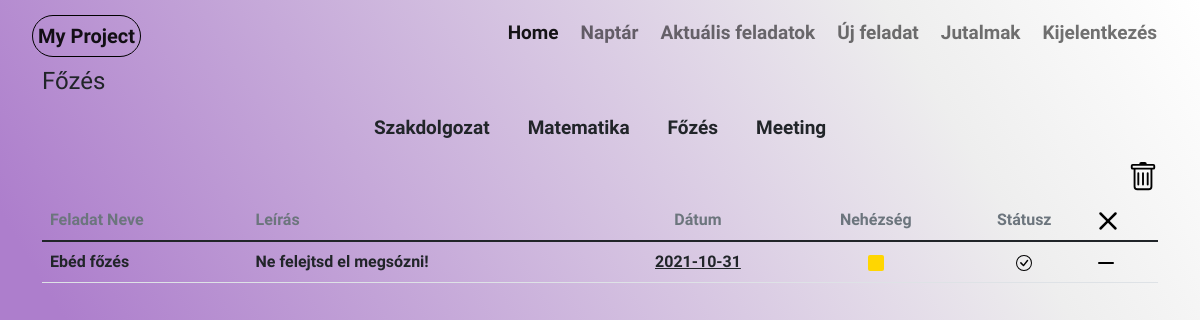
The page /currenttasks (signed in) on the database as committed earlier.
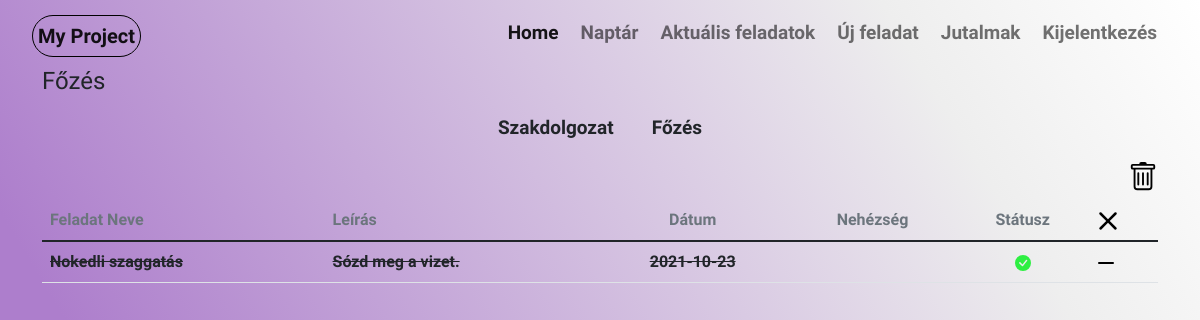
The same page on the database as committed later.
### website/models.py (models this page shows, shortened)
class Projects(db.Model):
    project_id = db.Column(db.Integer, primary_key=True)
    project_name = db.Column(db.String(20))
    active = db.Column(db.Boolean)
    user_id = db.Column(db.Integer, db.ForeignKey('user.id'))
    tasks = db.relationship('Tasks')
    def __repr__(self):
        return '<Project {}>'.format(self.project_name)

class Tasks(db.Model):
    task_id = db.Column(db.Integer,primary_key=True)
    project_id = db.Column(db.Integer, db.ForeignKey('projects.project_id'))
    task_name = db.Column(db.String(60))
    status = db.Column(db.Boolean, default=False)
    task_time = db.Column(db.String(60))
    stoper = db.Column(db.Boolean, default=False)
    mert_ido = db.Column(db.String(60))
    difficulty = db.Column(db.String(60))
    description = db.Column(db.String(250))
    user_id = db.Column(db.Integer, db.ForeignKey('user.id'))

### website/views.py (the view)
@views.route('/currenttasks')
@login_required
def currenttasks():
    write_date_text()
    active = None
    projects = Projects.query.all()
    tasks = Tasks.query.all()
    if len(projects) == 1:
        projects[0].active = True
        active = projects[0].project_id
        db.session.commit()
    if projects:
        for project in projects:
            print(project)
            print(project.project_id)
            print(project.active)
            if project.active:
                active = project.project_id
            print(bool(active))
        if not active:
            projects[0].active = True
            active = projects[0].project_id
    else:
        projects = None
    datumok = []
    for task in tasks:
        if task.status:
            d = task.task_time.split('-')
            li = [d[0],d[1],d[2]]
            try:
                index = datumok.index(li)
            except:
                datumok.append(li)
    print(datumok)
    if projects:
        return render_template('currenttasks.html', tasks=tasks,datumok = datumok, projects=projects, active=active, user=current_user)
    else:
        return render_template('currenttasks.html', tasks=tasks, active=active, user=current_user)

### website/__init__.py (called while the page is built)
def create_app():
    app = Flask(__name__)
    app.secret_key = secrets.token_urlsafe(16)
    app.config['SQLALCHEMY_DATABASE_URI'] = f'sqlite:///{DB_NAME}'
    db.init_app(app)
    from .views import views
    from .auth import auth
    app.register_blueprint(views)
    app.register_blueprint(auth)
    from .models import User
    login_manager = LoginManager()
    login_manager.login_view = 'auth.login'
    login_manager.init_app(app)
    @login_manager.user_loader
    def load_user(id):
        return User.query.get(int(id))
    create_database(app)
    return app

### website/views.py (called while the page is built)
def write_date_text():
    with open('date.txt', mode='w') as f:
        year = datetime.date.today().year
        month = datetime.date.today().month
        day = datetime.date.today().day
        f.write(str(year) + "/" + str(month) + "/" + str(day))
        f.close()

### website/templates/currenttasks.html (shortened to what this page needs)
{% extends "base.html"%}{% block title %}Aktuális feladatok{% endblock %}
{%block content%}
{%for tab in user.projects%}
    {%if tab.project_id == active%}
        <h4>{{tab.project_name}}</h4>
    {%endif%}
{%endfor%}
 {%if tasks%}
    {%if projects%}
        <ul class="nav justify-content-center">
            {%for tab in user.projects%}
                {%if tab.project_id == active%}
                    <li class="nav-item">
                {%else%}
                    <li class="nav-item" >
                {%endif%}
                <a class="nav-link link-dark"   href="/project/{{ tab.project_name }}">{{tab.project_name}}</a>
                </li>
                {%endfor%}
            </ul>
    {%endif%}
{%endif%}
        <nav class="navbar justify-content-end">
            <div class="nav-item">
            <a href="/clear/{{ active }}">
            </a>
        </div>
         </nav>
<table class="table  table-hover">
    <thread >
        <td class="fs-6 text-secondary fw-bold">Feladat Neve</td>
        <td class="fs-6 text-secondary fw-bold">Leírás</td>
        <td class="fs-6 text-secondary fw-bold" style="text-align: center;">Dátum</td>
        <td class="fs-6 text-secondary fw-bold" style="text-align: center;">Nehézség</td>
        <td class="fs-6 text-secondary fw-bold" style="text-align: center;">Státusz</td>
            <td>
                <a href="/remove/{{ active }}">
                </a>
            </td>
    </thread>
    <tbody>
        {%for task in user.tasks%}
            {%if task.project_id == active%}
                {%if task.status == True%}
                    <tr>
                        <td class="fs-6 fw-bold" > {{task.task_name}}</td>
                        <td class="fs-6 fw-bold"> {{task.description}}</td>
                        {% for dat in datumok%}
                        {% if task.task_time == dat|join("-")%}
                        <td class="fs-6 fw-bold" style="text-align: center;"><a class="link-dark" href="{{dat.0}}/{{dat.1}}/{{dat.2}}">{{task.task_time}}</a></td>
                        {%endif%}
                        {%endfor%}
                        <td style="text-align: center;">
                            {%if task.difficulty == "Könnyű"%}
                            <svg xmlns="http://www.w3.org/2000/svg" width="16" height="16" fill="#01ff01" class="bi bi-square-fill" viewBox="0 0 16 16">
                                <path d="M0 2a2 2 0 0 1 2-2h12a2 2 0 0 1 2 2v12a2 2 0 0 1-2 2H2a2 2 0 0 1-2-2V2z"/>
                            </svg>
                            {%elif task.difficulty == "Közepes"%}
                            <svg xmlns="http://www.w3.org/2000/svg" width="16" height="16" fill="#ffd601" class="bi bi-square-fill" viewBox="0 0 16 16">
                                <path d="M0 2a2 2 0 0 1 2-2h12a2 2 0 0 1 2 2v12a2 2 0 0 1-2 2H2a2 2 0 0 1-2-2V2z"/>
                            </svg>
                            {%else%}
                            <svg xmlns="http://www.w3.org/2000/svg" width="16" height="16" fill="#9b0101" class="bi bi-square-fill" viewBox="0 0 16 16">
                                <path d="M0 2a2 2 0 0 1 2-2h12a2 2 0 0 1 2 2v12a2 2 0 0 1-2 2H2a2 2 0 0 1-2-2V2z"/>
                            </svg>
                            {%endif%}
                        </td>
                {%else%}
                    <tr>
                        <td class="fs-6 fw-bold"><del>{{task.task_name}}</del></td>
                        <td class="fs-6 fw-bold"><del> {{task.description}} </del> </td>
                        <td class="fs-6 fw-bold" style="text-align: center;"><del> {{task.task_time}} </del></td>
                        <td style="text-align: center;"></td>
                {%endif%}
                    <td style="text-align: center;">
                        <a href="/close/{{ task.task_id }}">
                        </a>
                    </td>
                    <td>
                        <a href="/delete/{{ task.task_id }}">
                            <svg xmlns="http://www.w3.org/2000/svg" width="16" height="16" fill="#000" class="bi bi-dash-lg" viewBox="0 0 16 16">
                                <path d="M0 8a1 1 0 0 1 1-1h14a1 1 0 1 1 0 2H1a1 1 0 0 1-1-1z"/>
                            </svg>
                        </a>
                    </td>
                    </tr>
            {%endif%}
        {%endfor%}
    </tbody>
</table>
{%endblock%}

### website/templates/base.html (shortened to what this page needs)
<!DOCTYPE html>
<html lang="en">
<head>
    <link rel="stylesheet" id="style" href="./static/style.css" >
    <link rel="stylesheet" href="./static/style_for_signup.css">
    <link rel="stylesheet" href="./static/calendar.css">
    <link href="https://cdn.jsdelivr.net/npm/bootstrap@5.1.1/dist/css/bootstrap.min.css" rel="stylesheet">
</head>
<body>
      <nav class="navbar navbar-expand-lg navbar-light">
          <div class="container-fluid">
            <a class="navbar-brand">My Project</a>
            <div class="collapse navbar-collapse" id="navbarNav">
              <ul class="navbar-nav ms-auto">
                {% if user.is_authenticated %}
                  <li class="nav-item">
                    <a class="nav-link active" id="home" aria-current="page" href="/">Home</a>
                  </li>
                  <li class="nav-item">
                    <a class="nav-link" id="calendar" href="/calendar" >Naptár</a>
                  </li>
                  <li class="nav-item">
                    <a class="nav-link" id="currenttasks" href="/currenttasks">Aktuális feladatok</a>
                  </li>
                  <li class="nav-item">
                    <a class="nav-link" id="newtask" href="/newtask">Új feladat</a>
                  </li>
                  <li class="nav-item">
                    <a class="nav-link" id="jutalmak" href="/jutalmak">Jutalmak</a>
                  </li>
                  <li class="nav-item">
                    <a class="nav-link" id="logout" href="/logout" >Kijelentkezés</a>
                  </li>
                {%endif%}
              </ul>
            </div>
          </div>
        </nav>
      <div class="container">
        {%block content%}
        {%endblock%}
      </div>
    </body>
</html>

### website/static/style.css (style rules this page uses)
* { margin: 0; padding: 0; font-family: 'Ubuntu', sans-serif; }
body { background: linear-gradient(59deg, rgba(173,126,204,1) 21%, rgba(238,238,238,1) 81%, rgba(255,255,255,1) 100%); background-attachment: fixed; }
.navbar-brand { font-size: 16px; font-weight: bold; margin-top: 5px; margin-left: 20px; padding: 5px; border: 1px solid black; border-radius: 50px 50px 50px 50px; }
.nav-link { font-size: 19px; margin: 3px; font-weight: bold; }
.navbar-nav { text-align: right; margin-right: 20px; }

Rows that differ between the two databases and show on the page:
removed Projects: project_name "Matematika"
removed Projects: project_name "Meeting"
removed Tasks: task_name "Ebéd főzés", description "Ne felejtsd el megsózni!", task_time "2021-10-31", difficulty "Közepes" (drawn), status True (drawn)
added Tasks: task_name "Nokedli szaggatás", description "Sózd meg a vizet.", task_time "2021-10-23", status False (drawn)
